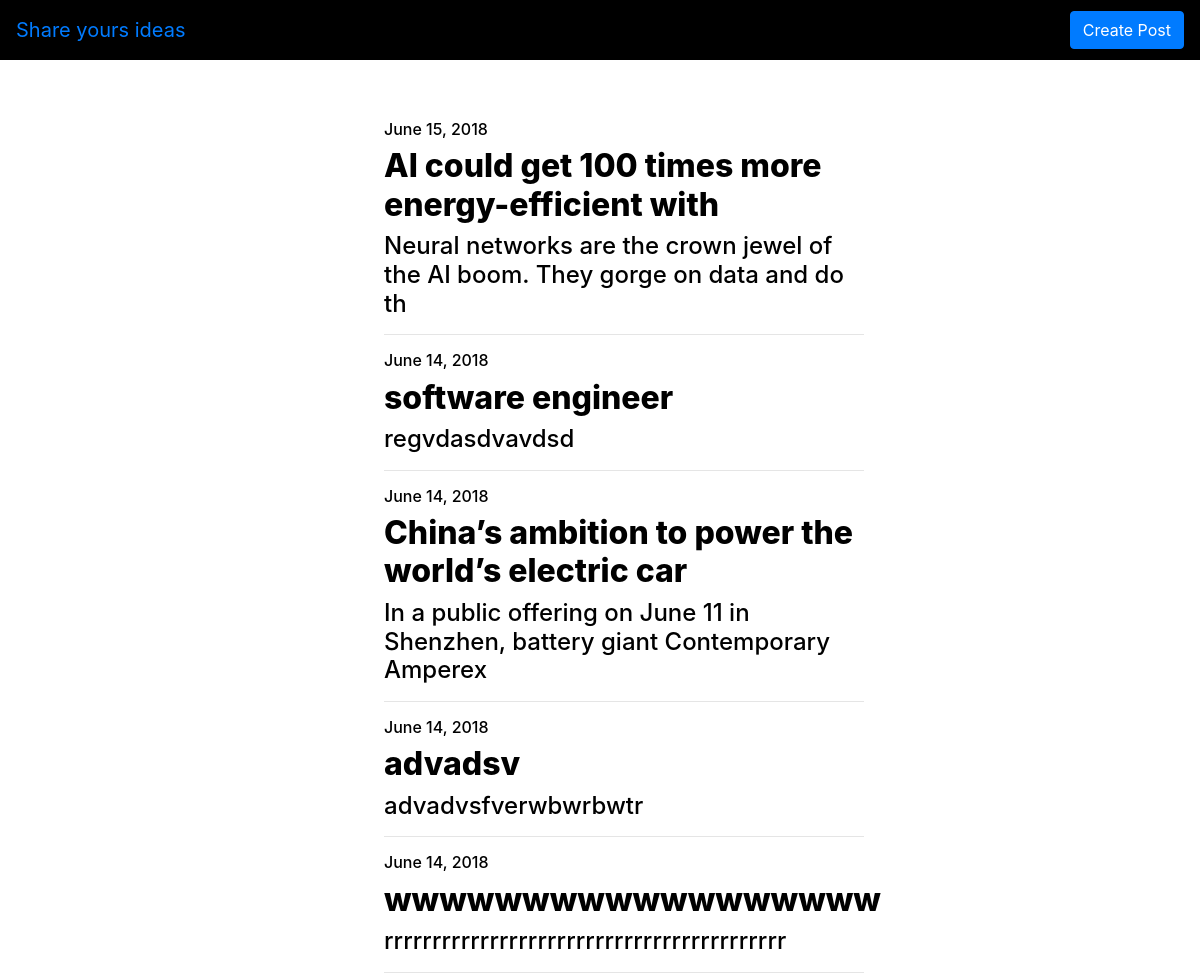
/home/, run on the app's committed database.
### blog/models.py (models this page shows, shortened)
class Postdata(models.Model):
	title = models.CharField(max_length=50, unique=True)
	description = models.TextField()
	date = models.DateField(auto_now_add = True)

### blog/views.py (the view)
# urls.py: 2. Add a URL to urlpatterns:  path('', views.home, name='home')
def home(request):
	posts = Postdata.objects.order_by('-date') # returns all the existing posts present in the Postdata
	return render(request, 'index.html', {'posts' : posts})	#passing above posts variable for display to the index.html

### blog/templates/index.html
{% extends 'base.html' %}
{% block content %}
<nav class="navbar fixed-top navbar-expand-lg">
<div class="navbar-header">
    <a class="navbar-brand" href="#">Share yours ideas</a>
</div>
	<ul class="navbar-nav ml-auto">
		<li class="nav-item active">
			<form action="/create">
				<input type="submit" class="btn btn-primary" value="Create Post" />
			</form>
		</li>
    </ul>
</nav>
<div class="parent">
	<div class="singlepost">
		{% if posts %}
		{% for p in posts %}
		<div class="a">
			<h6 class="desc">{{ p.date }}</h6>
			<a href="{% url 'detailpost' pk=p.pk %}">
				<h2 class="title">{{ p.title }}</h2>
				<h4 class="desc">{{ p.description|slice:":80" }}</h4>
			</a>
			<hr>
		</div>
		{% endfor %}
		{% else %}
		<div class="a">
			<h3 class="desc">No posts </h3>
		</div>
		{% endif %}
	</div>
</div>
{% endblock %}

### blog/templates/base.html (shortened to what this page needs)
<!DOCTYPE html>
{% load staticfiles %}
<html>
<head>
	<link rel="stylesheet" href="https://stackpath.bootstrapcdn.com/bootstrap/4.1.0/css/bootstrap.min.css">
	<link rel="stylesheet" href="{% static 'css/index.css' %}">
</head>
<body>
{% block content %}
{% endblock %}
</body>
</html>

### blog/static/css/index.css (style rules this page uses)
.navbar { background-color: rgba(0,0,0,1); height: 60px; }
.parent { color: black; font-size: 30px; position: absolute; top: 100px; width: 40%; left:32%; }
.a { position: relative; top: 20px; border-radius: 10px; color: black; background-color: #ffffff; }
.title { color: black; font-weight: 800; }
.desc { color: black; }

### data on the page
Postdata: date "June 15, 2018", title "AI could get 100 times more energy-efficient with", description "Neural networks are the crown jewel of the AI boom. They gorge on data and do th"
Postdata: date "June 14, 2018", title "software engineer", description "regvdasdvavdsd"
Postdata: date "June 14, 2018", title "China’s ambition to power the world’s electric car", description "In a public offering on June 11 in Shenzhen, battery giant Contemporary Amperex"
Postdata: date "June 14, 2018", title "advadsv", description "advadvsfverwbwrbwtr"
Postdata: date "June 14, 2018", title "wwwwwwwwwwwwwwwwww", description "rrrrrrrrrrrrrrrrrrrrrrrrrrrrrrrrrrrrrrrrrr"
